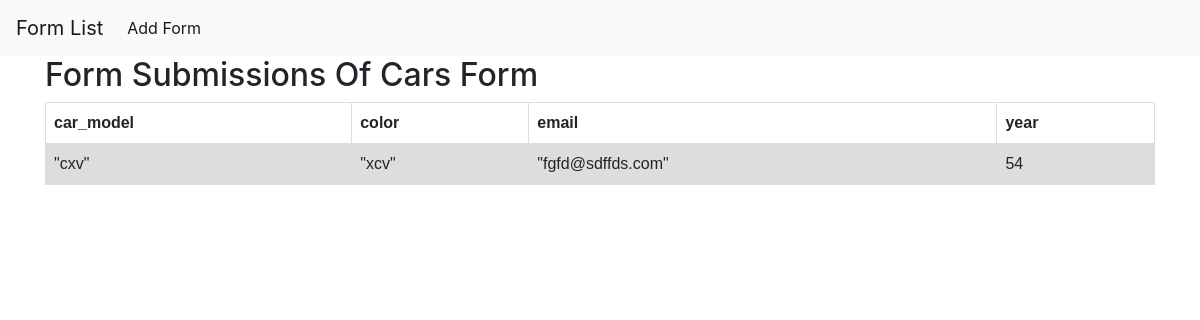
/form_builder/form_submissions/12, run on an earlier commit of the app's database.
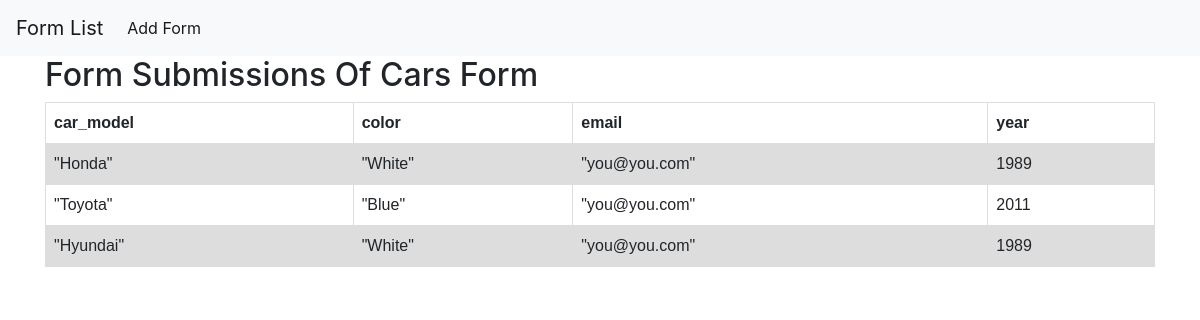
And on a later commit of the database.
### form_creator/models.py (models this page shows, shortened)
class UserForm(models.Model):
	name = models.CharField(max_length=50)
	submissions = models.PositiveSmallIntegerField(default=0)

class FormField(models.Model):
	form_id = models.ForeignKey(UserForm, related_name='has_fields',
		on_delete=models.CASCADE)
	input_name = models.CharField(max_length=30)
	label = models.CharField(max_length=30)
	data_type = models.CharField(max_length=3, choices=FIELD_TYPES)

class FieldSubmission(models.Model):
	submission = models.ForeignKey(Submissions, on_delete=models.CASCADE, related_name='field_set')
	field_id = models.ForeignKey(FormField, on_delete=models.CASCADE)
	data = models.TextField()

### form_creator/views.py (the view)
# urls.py: path('form_submissions/<int:form_id>', views.form_submissions,
def form_submissions(request, form_id):
	form_name = UserForm.objects.get(pk=form_id).name
	fields = FormField.objects.filter(form_id=form_id).order_by('input_name')
	submissions = Submissions.objects.filter(user_form=form_id).values_list()
	sumbission_fields_collection = {}
	i = 0
	for submission in submissions:
		i += 1
		submission_data = FieldSubmission.objects.filter(submission__user_form=form_id, submission=submission).values_list('data', flat=True).order_by('field_id__input_name')
		sumbission_fields_collection[i] = submission_data
	context = {
		'form_name': form_name,
		'fields': fields,
		'submissions': submissions,
		'submission_fields': sumbission_fields_collection
	}
	return render(request, 'form_submissions.html', context)

### form_creator/templates/form_submissions.html (shortened to what this page needs)
{% extends 'base.html' %}
{% load dict_access %}
{% block content %}
	<h2>Form Submissions Of {{ form_name }} Form </h2>
	<table>
			<tr>
				{% for field in fields %}
					<th> {{ field.input_name }}</th>
				{% endfor %}
			</tr>
			{% for key, values in submission_fields.items %}
				<tr>
					{% for v in values %}
					<td>{{ v }}</td>
					{% endfor %}
				</tr>
			{% endfor %}
	</table>
{% endblock content %}

### wix_form_builder/templates/base.html (shortened to what this page needs)
{% load staticfiles %}
<!doctype html>
<html lang="en">
  <head>
	<link rel="stylesheet" href="https://stackpath.bootstrapcdn.com/bootstrap/4.1.3/css/bootstrap.min.css">
  </head>
  <body>
    <header>
		<nav class="navbar navbar-expand-lg navbar-light bg-light">
			<a class="navbar-brand" href="/form_builder/">Form List</a>
			<div class="collapse navbar-collapse" id="navbarSupportedContent">
				<ul class="navbar-nav mr-auto">
				<li class="nav-item active">
					<a class="nav-link" href="/form_builder/create">Add Form <span class="sr-only">(current)</span></a>
				</li>
			</div>
		</nav>
    </header>
    <div class="container">
    {% block content %}{% endblock %}
    </div>
  </body>
</html>

### wix_form_builder/templates/base.html (style rules this page uses)
table { font-family: arial, sans-serif; border-collapse: collapse; width: 100%; }
td, th { border: 1px solid #dddddd; text-align: left; padding: 8px; }
tr:nth-child(even) { background-color: #dddddd; }

What changed in the data, as far as the page shows it:
removed FieldSubmission: data "\"cxv\""
removed FieldSubmission: data "\"xcv\""
removed FieldSubmission: data "\"fgfd@sdffds.com\""
Also different on the page:
list line gone: "54"
new list line: "\"Honda\" \"White\" \"you@you.com\" 1989"
new list line: "\"Toyota\" \"Blue\" \"you@you.com\" 2011"
new list line: "\"Hyundai\" \"White\" \"you@you.com\" 1989"
